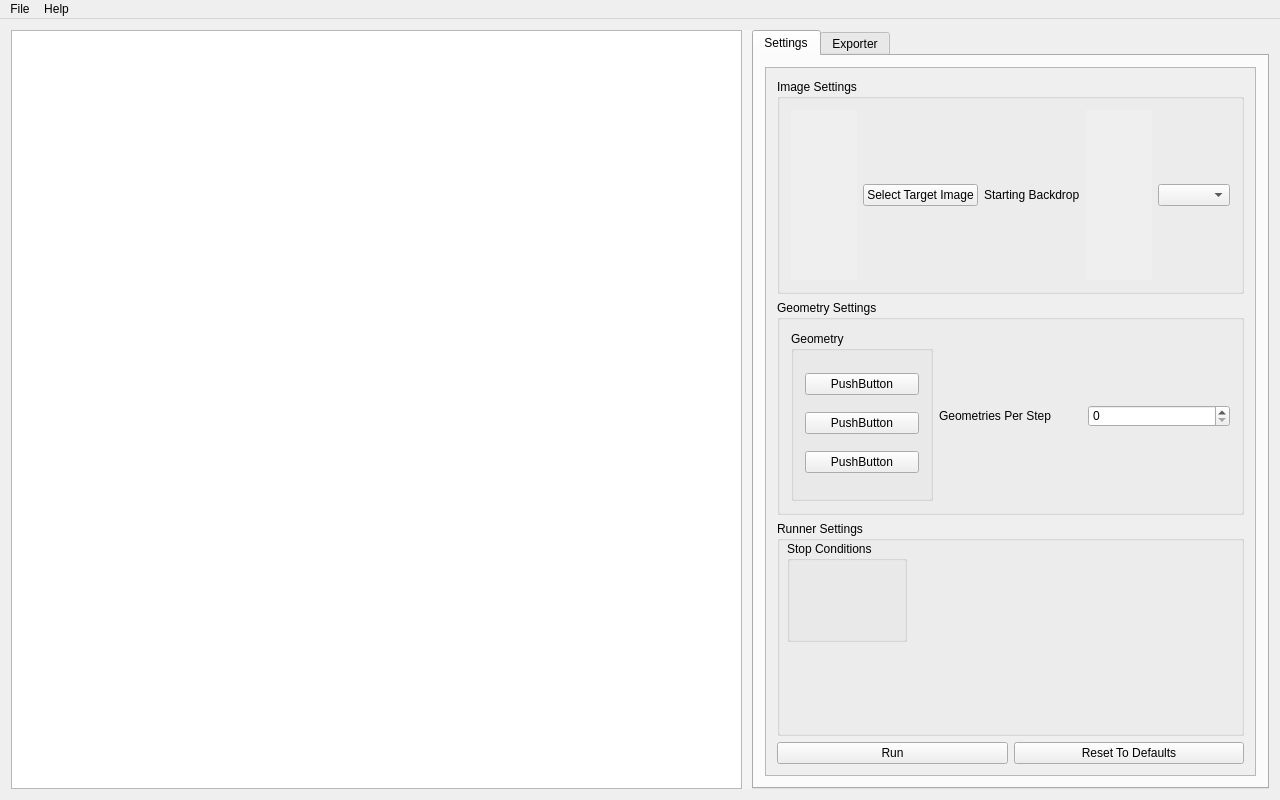
<?xml version="1.0" encoding="UTF-8"?>
<ui version="4.0">
 <class>ImageJobWindow</class>
 <widget class="QMainWindow" name="ImageJobWindow">
  <property name="geometry">
   <rect>
    <x>0</x>
    <y>0</y>
    <width>1280</width>
    <height>800</height>
   </rect>
  </property>
  <property name="sizePolicy">
   <sizepolicy hsizetype="Expanding" vsizetype="Expanding">
    <horstretch>0</horstretch>
    <verstretch>0</verstretch>
   </sizepolicy>
  </property>
  <property name="minimumSize">
   <size>
    <width>800</width>
    <height>640</height>
   </size>
  </property>
  <property name="windowTitle">
   <string>Geometrize</string>
  </property>
  <property name="unifiedTitleAndToolBarOnMac">
   <bool>true</bool>
  </property>
  <widget class="QWidget" name="centralWidget">
   <property name="sizePolicy">
    <sizepolicy hsizetype="Preferred" vsizetype="Preferred">
     <horstretch>0</horstretch>
     <verstretch>0</verstretch>
    </sizepolicy>
   </property>
   <property name="minimumSize">
    <size>
     <width>800</width>
     <height>602</height>
    </size>
   </property>
   <property name="autoFillBackground">
    <bool>false</bool>
   </property>
   <layout class="QHBoxLayout" name="horizontalLayout_4">
    <item>
     <widget class="QSplitter" name="splitter">
      <property name="sizePolicy">
       <sizepolicy hsizetype="Expanding" vsizetype="Expanding">
        <horstretch>0</horstretch>
        <verstretch>0</verstretch>
       </sizepolicy>
      </property>
      <property name="styleSheet">
       <string notr="true">QSplitter::handle
{
    background-color: rgba(255, 255, 255, 80);
}</string>
      </property>
      <property name="orientation">
       <enum>Qt::Horizontal</enum>
      </property>
      <property name="handleWidth">
       <number>10</number>
      </property>
      <property name="childrenCollapsible">
       <bool>false</bool>
      </property>
      <widget class="QGraphicsView" name="imageView">
       <property name="sizePolicy">
        <sizepolicy hsizetype="Expanding" vsizetype="Expanding">
         <horstretch>2</horstretch>
         <verstretch>0</verstretch>
        </sizepolicy>
       </property>
       <property name="minimumSize">
        <size>
         <width>0</width>
         <height>0</height>
        </size>
       </property>
      </widget>
      <widget class="QTabWidget" name="settingsTab">
       <property name="sizePolicy">
        <sizepolicy hsizetype="Expanding" vsizetype="Expanding">
         <horstretch>0</horstretch>
         <verstretch>0</verstretch>
        </sizepolicy>
       </property>
       <property name="minimumSize">
        <size>
         <width>500</width>
         <height>0</height>
        </size>
       </property>
       <property name="tabPosition">
        <enum>QTabWidget::North</enum>
       </property>
       <property name="currentIndex">
        <number>0</number>
       </property>
       <widget class="QWidget" name="settingsTabOne">
        <attribute name="title">
         <string>Settings</string>
        </attribute>
        <layout class="QHBoxLayout" name="horizontalLayout_2">
         <item>
          <widget class="QScrollArea" name="settingsScrollArea">
           <property name="sizePolicy">
            <sizepolicy hsizetype="Expanding" vsizetype="Expanding">
             <horstretch>0</horstretch>
             <verstretch>0</verstretch>
            </sizepolicy>
           </property>
           <property name="widgetResizable">
            <bool>true</bool>
           </property>
           <widget class="QWidget" name="scrollAreaWidgetContents">
            <property name="geometry">
             <rect>
              <x>0</x>
              <y>0</y>
              <width>482</width>
              <height>735</height>
             </rect>
            </property>
            <layout class="QGridLayout" name="gridLayout_2">
             <item row="3" column="0">
              <layout class="QHBoxLayout" name="bottomButtons">
               <item>
                <widget class="QPushButton" name="runStopButton">
                 <property name="text">
                  <string>Run</string>
                 </property>
                </widget>
               </item>
               <item>
                <widget class="QPushButton" name="resetButton">
                 <property name="text">
                  <string>Reset To Defaults</string>
                 </property>
                </widget>
               </item>
              </layout>
             </item>
             <item row="2" column="0">
              <widget class="QGroupBox" name="runnerSettingsBox">
               <property name="sizePolicy">
                <sizepolicy hsizetype="Expanding" vsizetype="Expanding">
                 <horstretch>0</horstretch>
                 <verstretch>0</verstretch>
                </sizepolicy>
               </property>
               <property name="title">
                <string>Runner Settings</string>
               </property>
               <widget class="QGroupBox" name="groupBox_6">
                <property name="geometry">
                 <rect>
                  <x>10</x>
                  <y>20</y>
                  <width>120</width>
                  <height>101</height>
                 </rect>
                </property>
                <property name="title">
                 <string>Stop Conditions</string>
                </property>
               </widget>
              </widget>
             </item>
             <item row="1" column="0">
              <widget class="QGroupBox" name="geometrySettingsBox">
               <property name="sizePolicy">
                <sizepolicy hsizetype="Expanding" vsizetype="Expanding">
                 <horstretch>0</horstretch>
                 <verstretch>0</verstretch>
                </sizepolicy>
               </property>
               <property name="title">
                <string>Geometry Settings</string>
               </property>
               <layout class="QHBoxLayout" name="horizontalLayout_3">
                <item>
                 <widget class="QGroupBox" name="groupBox_5">
                  <property name="title">
                   <string>Geometry</string>
                  </property>
                  <layout class="QGridLayout" name="gridLayout">
                   <item row="0" column="0">
                    <widget class="QPushButton" name="pushButton_2">
                     <property name="text">
                      <string>PushButton</string>
                     </property>
                     <property name="checkable">
                      <bool>true</bool>
                     </property>
                    </widget>
                   </item>
                   <item row="1" column="0">
                    <widget class="QPushButton" name="pushButton_3">
                     <property name="text">
                      <string>PushButton</string>
                     </property>
                     <property name="checkable">
                      <bool>true</bool>
                     </property>
                    </widget>
                   </item>
                   <item row="2" column="0">
                    <widget class="QPushButton" name="pushButton_4">
                     <property name="text">
                      <string>PushButton</string>
                     </property>
                     <property name="checkable">
                      <bool>true</bool>
                     </property>
                    </widget>
                   </item>
                  </layout>
                 </widget>
                </item>
                <item>
                 <widget class="QLabel" name="label_4">
                  <property name="text">
                   <string>Geometries Per Step</string>
                  </property>
                 </widget>
                </item>
                <item>
                 <widget class="QSpinBox" name="spinBox"/>
                </item>
               </layout>
              </widget>
             </item>
             <item row="0" column="0">
              <widget class="QGroupBox" name="imageSettingsBox">
               <property name="sizePolicy">
                <sizepolicy hsizetype="Expanding" vsizetype="Expanding">
                 <horstretch>0</horstretch>
                 <verstretch>0</verstretch>
                </sizepolicy>
               </property>
               <property name="title">
                <string>Image Settings</string>
               </property>
               <layout class="QHBoxLayout" name="horizontalLayout">
                <item>
                 <widget class="QLabel" name="label">
                  <property name="autoFillBackground">
                   <bool>true</bool>
                  </property>
                  <property name="text">
                   <string notr="true"/>
                  </property>
                 </widget>
                </item>
                <item>
                 <widget class="QPushButton" name="pushButton">
                  <property name="text">
                   <string>Select Target Image</string>
                  </property>
                 </widget>
                </item>
                <item>
                 <widget class="QLabel" name="label_3">
                  <property name="text">
                   <string>Starting Backdrop</string>
                  </property>
                 </widget>
                </item>
                <item>
                 <widget class="QLabel" name="label_5">
                  <property name="autoFillBackground">
                   <bool>true</bool>
                  </property>
                  <property name="text">
                   <string notr="true"/>
                  </property>
                 </widget>
                </item>
                <item>
                 <widget class="QComboBox" name="comboBox_2"/>
                </item>
               </layout>
              </widget>
             </item>
            </layout>
           </widget>
          </widget>
         </item>
        </layout>
       </widget>
       <widget class="QWidget" name="tab">
        <attribute name="title">
         <string>Exporter</string>
        </attribute>
        <layout class="QHBoxLayout" name="horizontalLayout_6">
         <item>
          <layout class="QHBoxLayout" name="horizontalLayout_5">
           <item>
            <widget class="QPushButton" name="pushButton_5">
             <property name="text">
              <string>Save Image</string>
             </property>
            </widget>
           </item>
           <item>
            <widget class="QPushButton" name="pushButton_8">
             <property name="text">
              <string>Export Canvas Animation</string>
             </property>
            </widget>
           </item>
           <item>
            <widget class="QPushButton" name="pushButton_6">
             <property name="text">
              <string>Export GIF Animation</string>
             </property>
            </widget>
           </item>
           <item>
            <widget class="QPushButton" name="pushButton_7">
             <property name="text">
              <string>Export Geometry Data</string>
             </property>
            </widget>
           </item>
          </layout>
         </item>
        </layout>
       </widget>
      </widget>
     </widget>
    </item>
   </layout>
  </widget>
  <widget class="QMenuBar" name="menuBar">
   <property name="geometry">
    <rect>
     <x>0</x>
     <y>0</y>
     <width>1280</width>
     <height>17</height>
    </rect>
   </property>
   <widget class="QMenu" name="menuFile">
    <property name="title">
     <string>File</string>
    </property>
    <addaction name="actionSave_Settings_Template"/>
    <addaction name="actionOpenPreferences"/>
    <addaction name="actionExit"/>
   </widget>
   <widget class="QMenu" name="menuHelp">
    <property name="title">
     <string>Help</string>
    </property>
    <addaction name="actionOnline_Tutorials"/>
    <addaction name="actionTechnical_Support"/>
    <addaction name="actionAbout"/>
   </widget>
   <addaction name="menuFile"/>
   <addaction name="menuHelp"/>
  </widget>
  <action name="actionOpen_New_Image">
   <property name="text">
    <string>Open New Image</string>
   </property>
   <property name="toolTip">
    <string>Open New Image</string>
   </property>
  </action>
  <action name="actionSave_Geometrized_Image">
   <property name="text">
    <string>Save Geometrized Image</string>
   </property>
   <property name="toolTip">
    <string>Save Geometrized Image</string>
   </property>
  </action>
  <action name="actionOpen_New_Image_2">
   <property name="text">
    <string>Open New Image</string>
   </property>
   <property name="toolTip">
    <string>Open New Image</string>
   </property>
   <property name="shortcut">
    <string>Ctrl+O</string>
   </property>
  </action>
  <action name="actionSave_Geometrized_Image_2">
   <property name="text">
    <string>Save Geometrized Image</string>
   </property>
   <property name="shortcut">
    <string>Ctrl+S</string>
   </property>
  </action>
  <action name="actionOpenPreferences">
   <property name="text">
    <string>Preferences</string>
   </property>
   <property name="shortcut">
    <string>Ctrl+P</string>
   </property>
  </action>
  <action name="actionAbout">
   <property name="text">
    <string>About</string>
   </property>
  </action>
  <action name="actionTechnical_Support">
   <property name="text">
    <string>Support</string>
   </property>
  </action>
  <action name="actionOnline_Tutorials">
   <property name="text">
    <string>Tutorials</string>
   </property>
  </action>
  <action name="actionExit">
   <property name="text">
    <string>Exit</string>
   </property>
  </action>
  <action name="actionShow_Settings_Tabs">
   <property name="checkable">
    <bool>true</bool>
   </property>
   <property name="text">
    <string>Show Settings Tabs</string>
   </property>
  </action>
  <action name="actionAnimation">
   <property name="text">
    <string>Canvas Animation</string>
   </property>
  </action>
  <action name="actionShape_Data">
   <property name="text">
    <string>Geometry Data</string>
   </property>
  </action>
  <action name="actionShape_Data_2">
   <property name="text">
    <string>Geometry Data</string>
   </property>
  </action>
  <action name="actionGIF_Animation">
   <property name="text">
    <string>GIF Animation</string>
   </property>
  </action>
  <action name="actionSave_Settings_Template">
   <property name="text">
    <string>Save Settings Template</string>
   </property>
  </action>
 </widget>
 <layoutdefault spacing="6" margin="11"/>
 <resources/>
 <connections/>
</ui>
